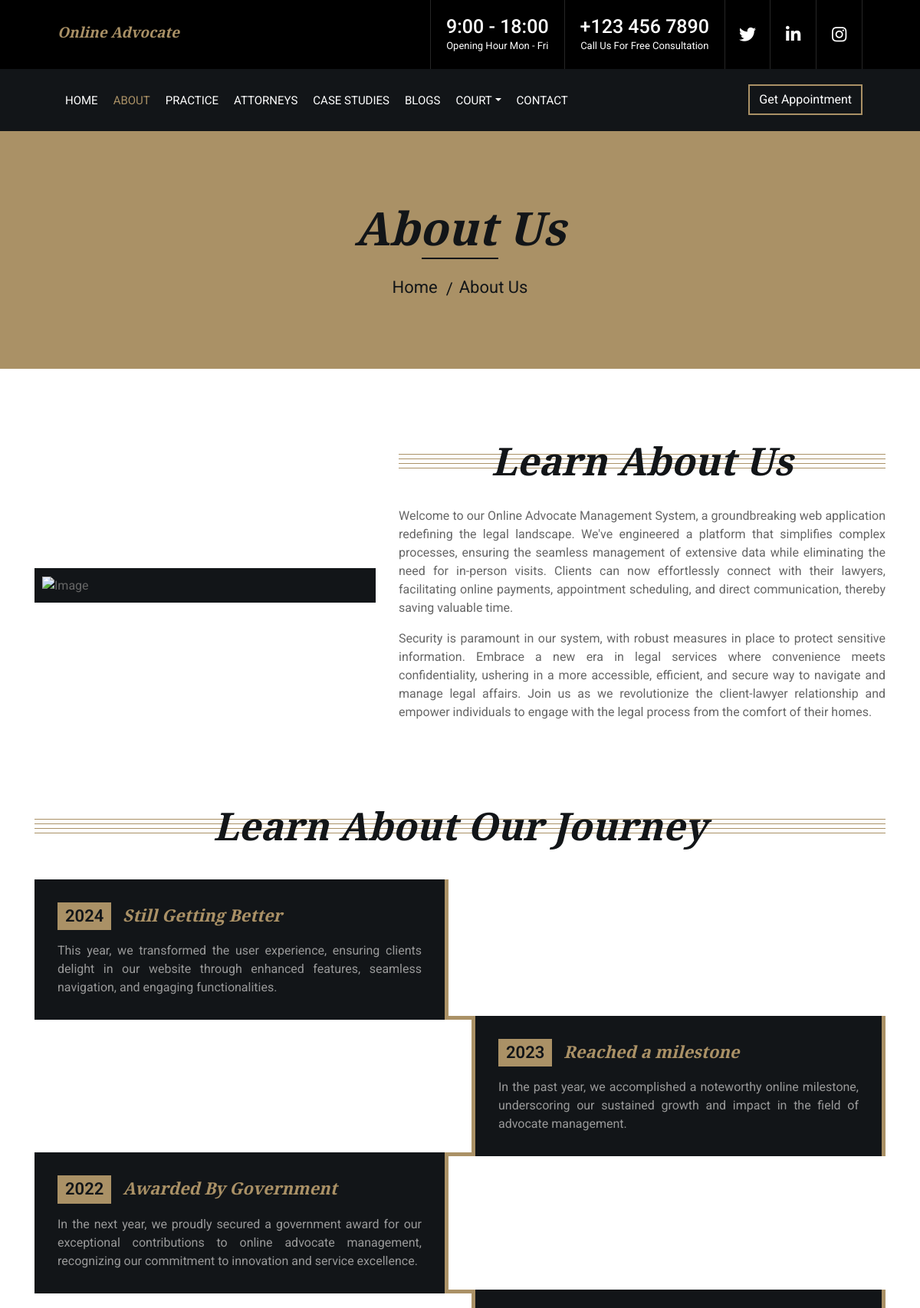
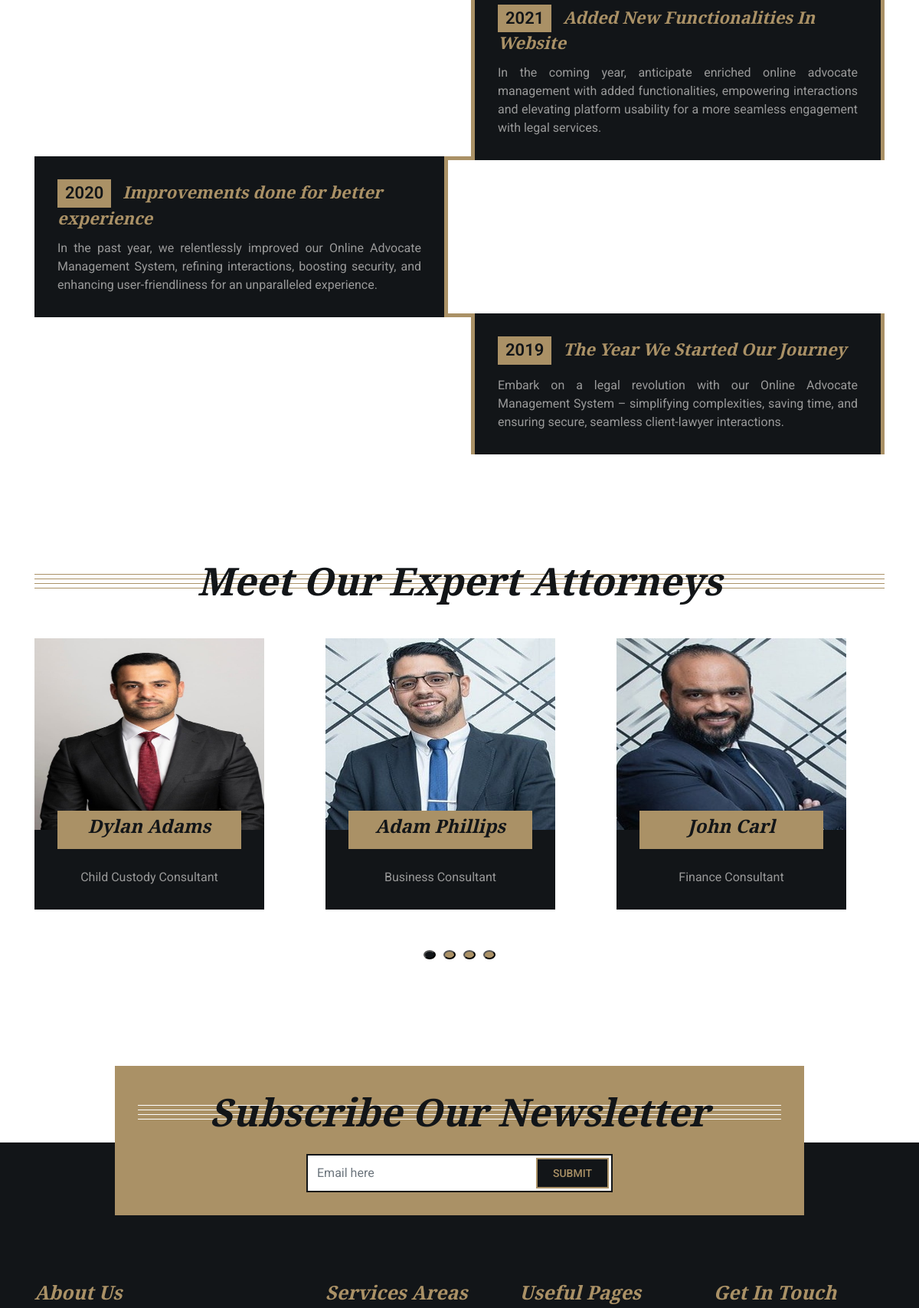
/about (upper part), run on the app's committed database (2 pictures, top to bottom).
### myapp/models.py (models this page shows)
class lawyer_info(models.Model):
    lemail=models.EmailField()
    lname=models.CharField(max_length=20)
    lprofession=models.CharField(max_length=50)
    limg=models.ImageField(upload_to='image/')
    lexp = models.CharField(max_length=50)
    lexperience=models.CharField(max_length=2)
    lcontact=models.CharField(max_length=10)
    lcourt = models.CharField( max_length=40)
    lstate=models.CharField(max_length=50)
    lpassword=models.CharField(max_length=20)

### myapp/views.py (the view)
# urls.py: path('about', views.about),
def about(request):
    data=lawyer_info.objects.all()
    unique_courts = set()
    unique_expertise=set()
    for lawyer in data:
        expertise = lawyer.lexp.split(',')
        unique_expertise.update(expertise)
    data4 = law.objects.filter(name__in=unique_expertise)
    for lawyer in data:
        courts = lawyer.lcourt.split(',')
        unique_courts.update(courts)
    data3 = Court.objects.filter(court_name__in=unique_courts)
    return render(request,'myapp/about.html',{'data':data,'data3':data3,'data4':data4})

### templates/myapp/about.html (shortened to what this page needs)
<!DOCTYPE html>
{%load static%}
<html lang="en">
    <head>
        <link href="https://stackpath.bootstrapcdn.com/bootstrap/4.4.1/css/bootstrap.min.css" rel="stylesheet">
        <link href="https://cdnjs.cloudflare.com/ajax/libs/font-awesome/5.10.0/css/all.min.css" rel="stylesheet">
        <link href="{% static 'myapp/lib/animate/animate.min.css'%}" rel="stylesheet">
        <link href="{% static 'myapp/lib/owlcarousel/assets/owl.carousel.min.css'%}" rel="stylesheet">
        <link href="{% static 'myapp/css/style.css'%}" rel="stylesheet">
    </head>
    <body>
        <div class="wrapper">
            <div class="top-bar">
                <div class="container-fluid">
                    <div class="row">
                        <div class="col-lg-3">
                            <div class="logo">
                                <a href="/#">
                                    <h4>Online Advocate Management</h4>
                                </a>
                            </div>
                        </div>
                        <div class="col-lg-9">
                            <div class="top-bar-right">
                                <div class="text">
                                    <h2>9:00 - 18:00</h2>
                                    <p>Opening Hour Mon - Fri</p>
                                </div>
                                <div class="text">
                                    <h2>+123 456 7890</h2>
                                    <p>Call Us For Free Consultation</p>
                                </div>
                                <div class="social">
                                   <a href="https://twitter.com/home"><i class="fab fa-twitter"></i></a>
                                    <a href="https://www.linkedin.com/feed/"><i class="fab fa-linkedin-in"></i></a>
                                    <a href="https://www.instagram.com/trivedi9908/"><i class="fab fa-instagram"></i></a>
                                </div>
                            </div>
                        </div>
                    </div>
                </div>
            </div>
             <div class="nav-bar">
                <div class="container-fluid">
                    <nav class="navbar navbar-expand-lg bg-dark navbar-dark">
                        <div class="collapse navbar-collapse justify-content-between" id="navbarCollapse">
                            <div class="navbar-nav mr-auto">
                                <a href="/#" class="nav-item nav-link">Home</a>
                                <a href="/about" class="nav-item nav-link active">About</a>
                                <a href="/service" class="nav-item nav-link">Practice</a>
                                <a href="/team" class="nav-item nav-link">Attorneys</a>
                                <a href="/portfolio" class="nav-item nav-link">Case Studies</a>
                                 <a href="/blog_1" class="nav-item nav-link">Blogs</a>
                                <div class="nav-item dropdown">
                                        <a href="#" class="nav-link dropdown-toggle" data-toggle="dropdown">Court</a>
                                    </div>
                                <a href="/contact" class="nav-item nav-link">Contact</a>
                            </div>
                            <div class="ml-auto">
                                <a class="btn" href="/payment">Get Appointment</a>
                            </div>
                        </div>
                    </nav>
                </div>
            </div>
            <div class="page-header">
                <div class="container">
                    <div class="row">
                        <div class="col-12">
                            <h2>About Us</h2>
                        </div>
                        <div class="col-12">
                            <a href="/#">Home</a>
                            <a href="/about">About Us</a>
                        </div>
                    </div>
                </div>
            </div>
            <div class="about">
                <div class="container">
                    <div class="row align-items-center">
                        <div class="col-lg-5 col-md-6">
                            <div class="about-img">
                                <img src="{% static 'myapp/img/about.jpg'%}" alt="Image">
                            </div>
                        </div>
                        <div class="col-lg-7 col-md-6">
                            <div class="section-header">
                                <h2>Learn About Us</h2>
                            </div>
                            <div class="about-text">
                                <p style="text-align:justify;">
                                  Welcome to our Online Advocate Management System, a groundbreaking web application redefining the legal landscape. We've engineered a platform that simplifies complex processes, ensuring the seamless management of extensive data while eliminating the need for in-person visits. Clients can now effortlessly connect with their lawyers, facilitating online payments, appointment scheduling, and direct communication, thereby saving valuable time.
                                </p>
                                <p style="text-align:justify;">
                                    Security is paramount in our system, with robust measures in place to protect sensitive information. Embrace a new era in legal services where convenience meets confidentiality, ushering in a more accessible, efficient, and secure way to navigate and manage legal affairs. Join us as we revolutionize the client-lawyer relationship and empower individuals to engage with the legal process from the comfort of their homes.
                                </p>
                            </div>
                        </div>
                    </div>
                </div>
            </div>
            <div class="timeline">
                <div class="container">
                    <div class="section-header">
                        <h2>Learn About Our Journey</h2>
                    </div>
                    <div class="timeline-start">
                        <div class="timeline-container left">
                            <div class="timeline-content">
                                <h2><span>2024</span>Still Getting Better</h2>
                                <p style="text-align:justify;">
                                   This year, we transformed the user experience, ensuring clients delight in our website through enhanced features, seamless navigation, and engaging functionalities.
                                </p>
                            </div>
                        </div>
                        <div class="timeline-container right">
                            <div class="timeline-content">
                                <h2><span>2023</span>Reached a milestone</h2>
                                <p style="text-align:justify;">
                                   In the past year, we accomplished a noteworthy online milestone, underscoring our sustained growth and impact in the field of advocate management.
                                </p>
                            </div>
                        </div>
                        <div class="timeline-container left">
                            <div class="timeline-content">
                                <h2><span>2022</span>Awarded By Government</h2>
                                <p style="text-align:justify;">
                                    In the next year, we proudly secured a government award for our exceptional contributions to online advocate management, recognizing our commitment to innovation and service excellence.
                                </p>
                            </div>
                        </div>
                        <div class="timeline-container right">
                            <div class="timeline-content">
                                <h2><span>2021</span>Added New Functionalities In Website</h2>
                                <p style="text-align:justify;">
                                   In the coming year, anticipate enriched online advocate management with added functionalities, empowering interactions and elevating platform usability for a more seamless engagement with legal services.
                                </p>
                            </div>
                        </div>
                        <div class="timeline-container left">
                            <div class="timeline-content">
                                <h2><span>2020</span>Improvements done for better experience</h2>
                                <p style="text-align:justify;">
                                    In the past year, we relentlessly improved our Online Advocate Management System, refining interactions, boosting security, and enhancing user-friendliness for an unparalleled experience.
                                </p>
                            </div>
                        </div>
                        <div class="timeline-container right">
                            <div class="timeline-content">
                                <h2><span>2019</span>The Year We Started Our Journey</h2>
                                <p style="text-align:justify;">
                                    Embark on a legal revolution with our Online Advocate Management System – simplifying complexities, saving time, and ensuring secure, seamless client-lawyer interactions.
                                </p>
                            </div>
                        </div>
                    </div>
                </div>
            </div>
           <div class="team">
              <div class="testimonial">
                <div class="container">
                    <div class="section-header">
                        <h2>Meet Our Expert Attorneys</h2>
                    </div>
                    <div class="owl-carousel testimonials-carousel">
                    {% for i in data %}
                    <div class="col-lg-3 col-md-6">
                        <div class="team-item">
                            <div class="team-img-container">
                                <img class="team-img" src="{{ i.limg.url }}" alt="Team Image" height="250px">
                            </div>
                            <div class="team-text">
                                <p>{{ i.lprofession }}</p>
                                <div class="team-social">
                                    <h4 class="social-tw">{{ i.lname }}</h4>
                                </div>
                            </div>
                        </div>
                    </div>
                    {% endfor %}
                </div>
                    </div>
                </div>
                </div>
                    </div>
            <div class="newsletter">
                <div class="container">
                    <div class="section-header">
                        <h2>Subscribe Our Newsletter</h2>
                    </div>
                    <div class="form">
                        <form method="post" action="/News">
                        <input class="form-control" placeholder="Email here" name="email">
                        <button class="btn" type="submit">Submit</button>
                             </form>
                    </div>
                </div>
            </div>
            <div class="footer">
                <div class="container">
                    <div class="row">
                        <div class="col-md-6 col-lg-4">
                            <div class="footer-about">
                                <h2>About Us</h2>
                            </div>
                        </div>
                        <div class="col-md-6 col-lg-8">
                            <div class="row">
                        <div class="col-md-6 col-lg-4">
                            <div class="footer-link">
                                <h2>Services Areas</h2>
                            </div>
                        </div>
                        <div class="col-md-6 col-lg-4">
                            <div class="footer-link">
                                <h2>Useful Pages</h2>
                            </div>
                        </div>
                        <div class="col-md-6 col-lg-4">
                            <div class="footer-contact">
                                <h2>Get In Touch</h2>
                            </div>
                        </div>
                        </div>
                    </div>
                    </div>
                </div>
            </div>
    </body>
</html>

### templates/myapp/about.html (style rules this page uses)
.top-bar .logo h4 { margin: 0; color: #aa9166; font-size: 19px; line-height: 55px; font-weight: 800; }
.team .team-img { position: relative; width: 300px; }
.team .team-text { width: 300px; position: relative; padding: 50px 15px 30px 15px; text-align: center; background: #121518; }
.team { position: relative; padding: 45px 0; }
.team-item { position: relative; }
.team-img-container { position: relative; width:300px; overflow: hidden; }

### data on the page
lawyer_info: limg (picture), lprofession "Child Custody Consultant", lname "Dylan Adams"
lawyer_info: limg (picture), lprofession "Business Consultant", lname "Adam Phillips"
lawyer_info: limg (picture), lprofession "Finance Consultant", lname "John Carl"
